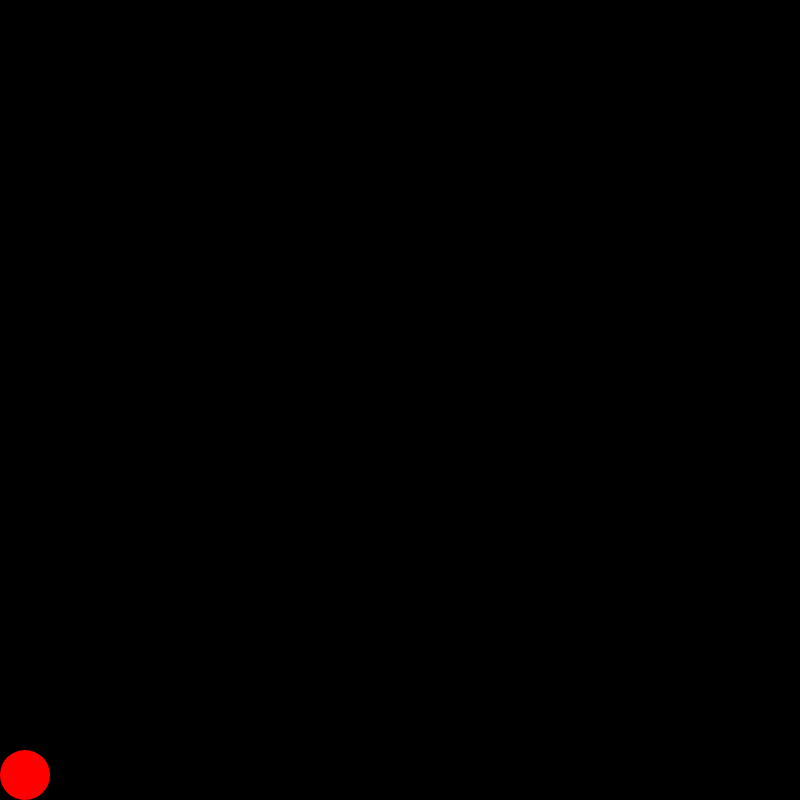
Frame 1 (no input)
Frame 60 (no input): identical to frame 1, image omitted
Frame 120 (the mouse pressed at the canvas centre since frame 60): identical to frame 1, image omitted

The p5.js sketch that drew this single still picture (run headless with seeded random() and noise() and a simulated clock; from frame 60 on, the mouse is pressed at the canvas centre):

// p5.js sketch
// ── sketch.js
let portal;

function setup(){
    createCanvas(800, 800);
	ball = new Ball(50, width, height);
	
	//Controls
	alert("CONTROLS\n\nArrows: Navigate\nLeft Mouse Click: Blue Portal\nRight Mouse Click: Orange Portal\n");

    frameRate(50);
}

function draw(){
    background(0);

    ball.move();
    ball.draw();

    if(typeof portal1 !== 'undefined'){
    	portal1.draw();
    }

    if(typeof portal2 !== 'undefined'){
		portal2.draw();
    }

    if(typeof portal1 !== 'undefined' && typeof portal2 !== 'undefined')
    	if(ballInPortal(portal1))
    		teleport(portal2)
    	else if(ballInPortal(portal2))
    		teleport(portal1)
}

function clickInCanvas(){
	return 0 < mouseX && mouseX < width && 0 < mouseY && mouseY < height;
}

function ballInPortal(portal){
	return ball.x > portal.x - 20 && ball.x < portal.x + 20 && ball.y > portal.y - 40 && ball.y < portal.y + 40
}

function teleport(portal){
	ball.x = portal.x + ball.direction * portal.width;
	ball.y = portal.y;
}



//Mouse Events
function mouseClicked(){
	//Left Click
	if (mouseButton === LEFT && clickInCanvas())
		if(typeof portal1 === 'undefined')
			portal1 = new Portal(mouseX, mouseY, 'cyan');
		else
			[portal1.x, portal1.y] = [mouseX, mouseY];

}

//Right Click
document.oncontextmenu = function() {
	if(clickInCanvas()) 
		if(typeof portal2 === 'undefined')
			portal2 = new Portal(mouseX, mouseY, 'orange');
		else
			[portal2.x, portal2.y] = [mouseX, mouseY];
}


//Key Events
function keyPressed(){
	switch(keyCode){
		case RIGHT_ARROW:
			ball.changeDirection(1);
			break;
		case LEFT_ARROW:
			ball.changeDirection(-1);
			break;
	}
}
// ── ball.js
class Ball{
	
	constructor(d, width, height){
		//Diameter
		this.d = d;
		
		//Coordinates
		this.maxX = width - this.d / 2;
		this.minX = this.d / 2;
		this.maxY = height - this.d / 2;
		this.minY = this.d / 2;
		this.x = this.minX;
		this.y = this.maxY;

		//Movement
		this.direction = 0;
		this.gravitySpeed = 0;
	}

	draw() {
		noStroke();
		fill(255, 0, 0);
		circle(this.x, this.y, this.d);
	}

	move() {
		if(this.x < this.maxX && this.direction == 1 || this.x > this.d / 2 && this.direction == -1){
			this.x += this.direction * 10;
		}
		this.gravity();
		this.correctPosition();
	}

	gravity(){
		if(this.y < this.maxY){
			this.y += this.gravitySpeed;
			this.gravitySpeed++;
		}
		else{
			this.gravitySpeed = 0;
		}
	}

	changeDirection(direction) {
		this.direction = direction;
	}

	correctPosition(){
		if (this.y > this.maxY)
			this.y = this.maxY;

		if (this.y < this.minY)
			this.y = this.minY;

		if (this.x > this.maxX)
			this.x = this.maxX;

		if (this.x < this.minX)
			this.x = this.minX;
	}

}
// ── portal.js
class Portal{
    constructor(x, y, color){
        this.x = x;
        this.y = y;
        this.color = color;
        this.width = 50;
        this.height = 100;
    }

    draw() {
        noFill();
        strokeWeight(6);
        stroke(this.color);
        ellipse(this.x, this.y, this.width, this.height);
    }
}
